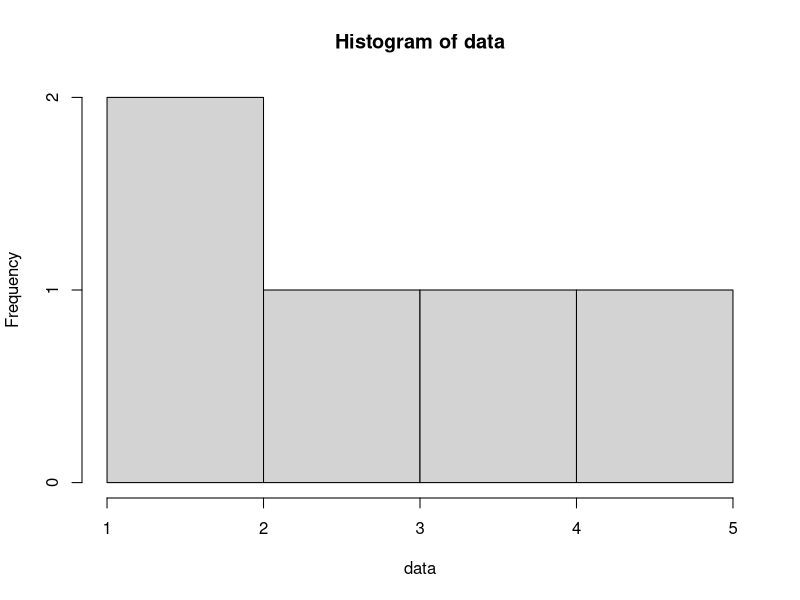
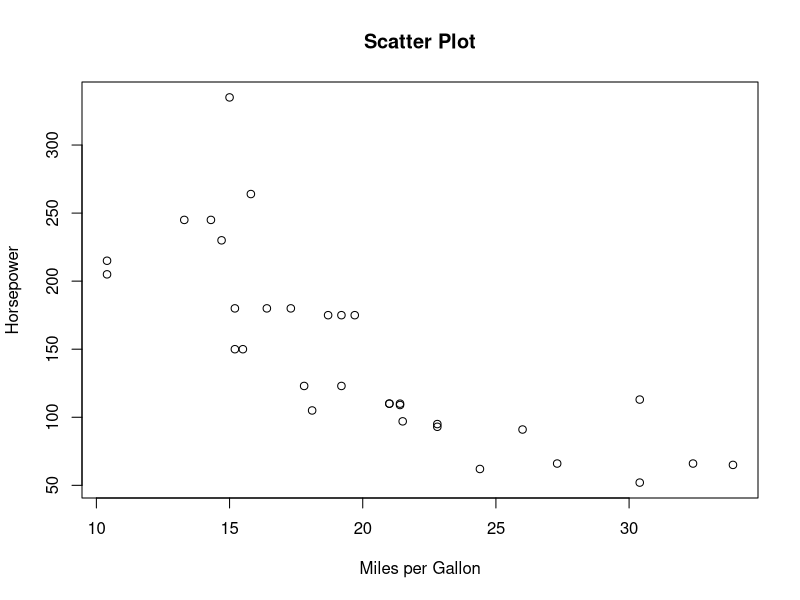

Write R code to recreate these figures, in order. (Note: this script raises an error after producing the figures.)
#------------------------------------------------------------------------------#
# Universidad de San Andrés
# MaestrÍa en EconomÍa
# Macroeconometría
# 2025, 2do trimestre 
# Profesor: Javier García-Cicco
# Tutor: Franco Nuñez

#------------------------------------------------------------------------------#

rm(list = ls())

# R: some examples

# 1. Variables and Data Types
# R uses <- for assignment
# "=" can also be used
x <- 5            # Numeric variable
y <- "Hello"      # Character variable
z <- TRUE         # Logical variable (TRUE/FALSE)

# 2. Basic Operations
a <- x + 3        # Addition
b <- x * 2        # Multiplication
c <- paste(y, "World")  # String concatenation
d <- !z           # Logical NOT

# 3. Vectors
# Create numeric vectors
numeric_vector <- c(1, 2, 3, 4, 5)
# Create character vectors
char_vector <- c("apple", "banana", "cherry")

# 4. Indexing and Slicing
first_element <- numeric_vector[1]
subset_vector <- numeric_vector[2:4]

# 5. Data Frames
# Create a data frame
df <- data.frame(Name=c("Alice", "Bob", "Charlie"),
                 Age=c(25, 30, 22))

# Access data frame columns
ages <- df$Age
names <- df$Name

# 6. Functions and Libraries
# Load a library
library(ggplot2)

# Use a function from a library
data <- c(1, 2, 3, 4, 5)
hist(data)

# 7. Control Structures
# if-else statement
if (x > 3) {
  message("x is greater than 3")
} else {
  message("x is not greater than 3")
}

# for loop
for (i in 1:5) {
  print(i)
}

# 8. Data Analysis
# Load a dataset
data(mtcars)

# Summary statistics
summary(mtcars$mpg)

# 9. Data Visualization
# Create a scatter plot
plot(mtcars$mpg, mtcars$hp, main="Scatter Plot", xlab="Miles per Gallon", ylab="Horsepower")

# 10. Exporting Results
# Save a plot as an image
png("scatter_plot.png")
plot(mtcars$mpg, mtcars$hp, main="Scatter Plot", xlab="Miles per Gallon", ylab="Horsepower")
dev.off()

# 11. Working with Files
# Set directory

# *****
# Maybe you need to install these packages
# install.packages("Rcpp")
# install.packages("RInside")
# install.packages("rstudioapi")
# ***** 
setwd(dirname(rstudioapi::getActiveDocumentContext()$path))
getwd()
# Read CSV data
data <- read.csv("data.csv")

# Write to CSV
write.csv(data, "output.csv")

# 12. Statistical Analysis
# Perform a t-test
t_test_result <- t.test(data$var1, data$var2)


# 13. Functions
# You can create custom functions for different tasks.
# Functions take input arguments, perform operations, and return results.

# Define a simple function
add_two_numbers <- function(x, y) {
  result <- x + y
  return(result)
}

# Use the function
result <- add_two_numbers(5, 3)
print(result)  # Output: 8
